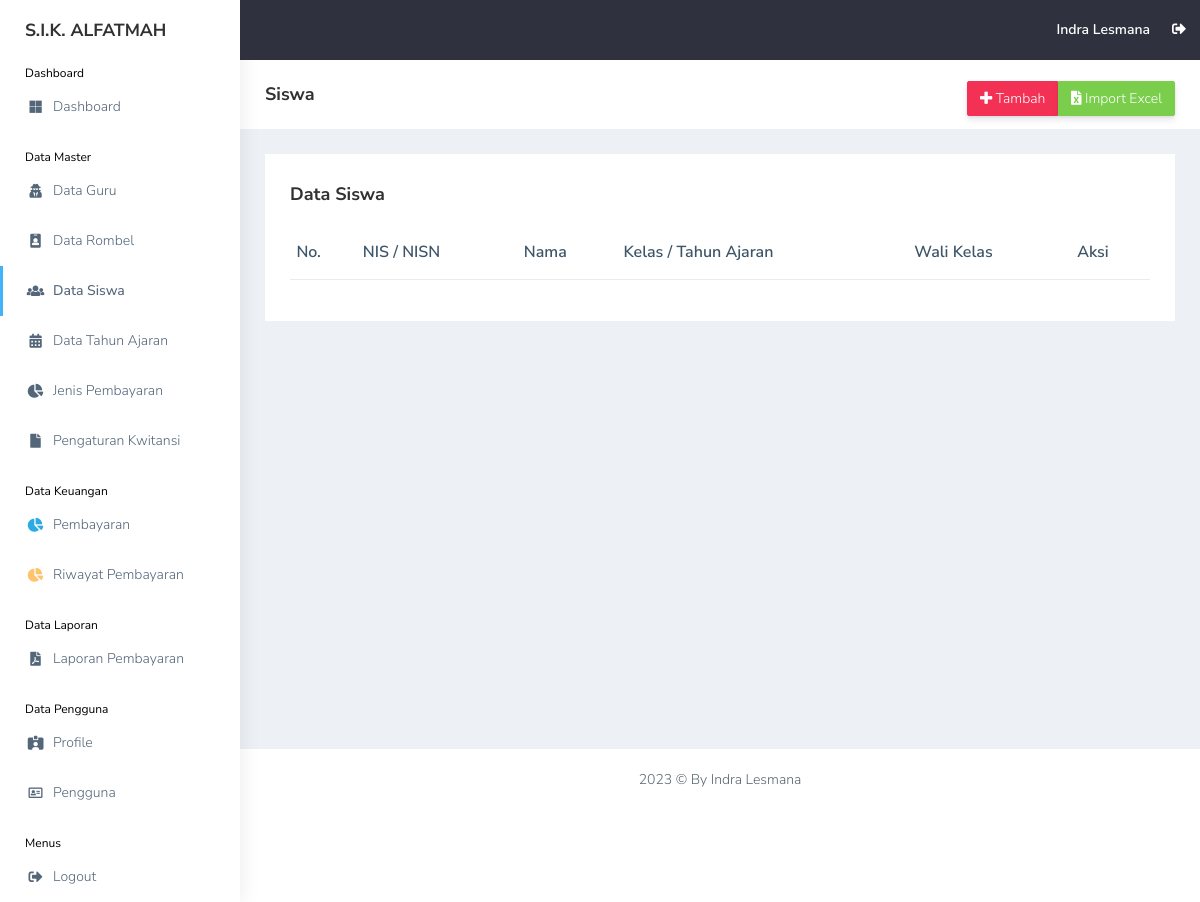
Page /view_master/siswa.php (signed in) on the earlier database version.
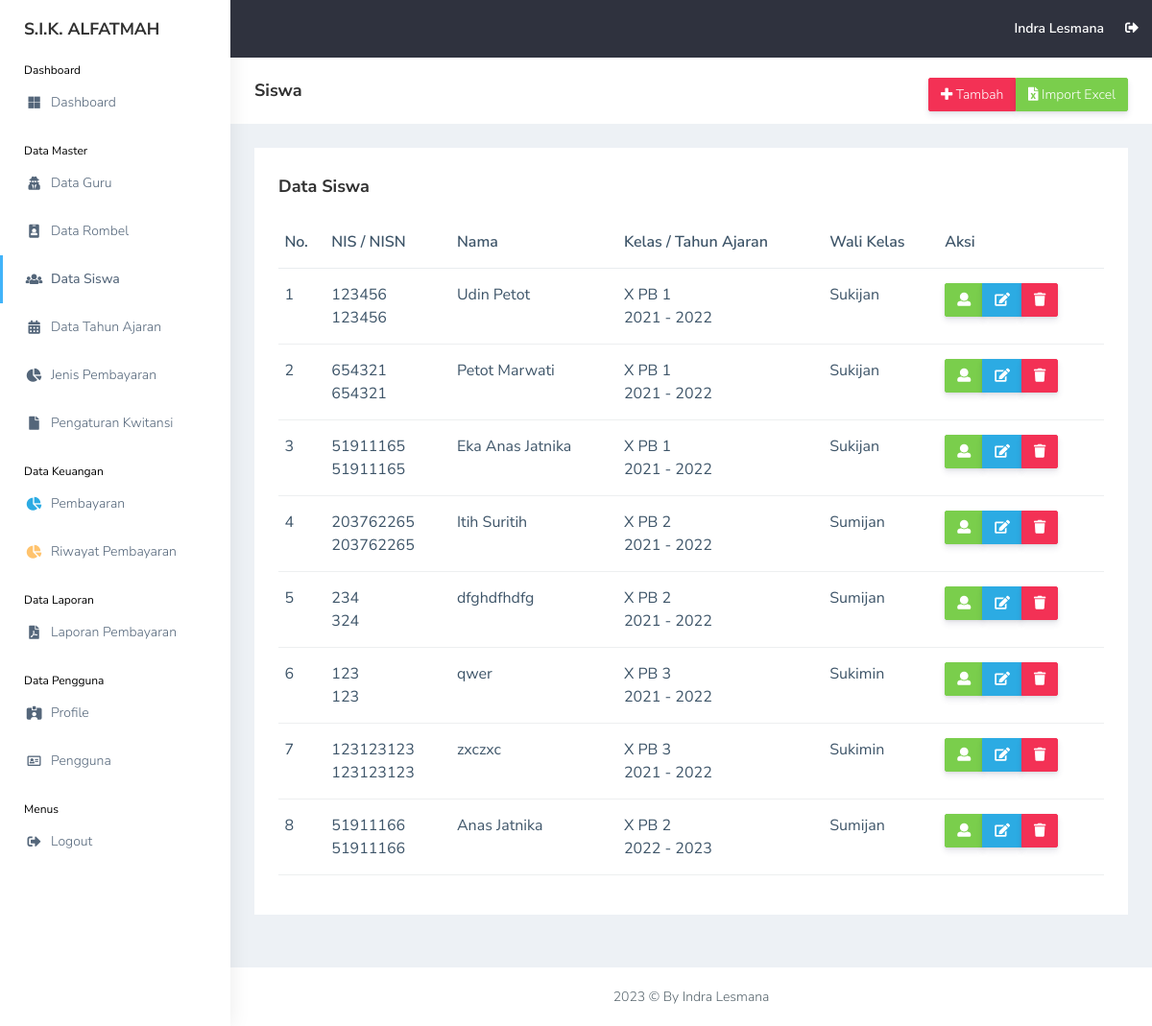
Same page on the later database version.
### tables this page shows
CREATE TABLE `users` (
  `id_user` int(11) NOT NULL,
  `nama` varchar(255) NOT NULL,
  `username` varchar(255) NOT NULL,
  `email` varchar(255) NOT NULL,
  `password` varchar(255) NOT NULL,
  `image` varchar(255) NOT NULL,
  `role_id` int(11) NOT NULL,
  `date_created` date NOT NULL,
  `is_active` int(11) NOT NULL
);

CREATE TABLE `siswa` (
  `id_siswa` int(11) NOT NULL,
  `nis` int(11) NOT NULL,
  `nisn` int(11) NOT NULL,
  `nama_siswa` varchar(255) NOT NULL,
  `id_rombel` int(11) NOT NULL,
  `jk` varchar(20) NOT NULL,
  `alamat` text NOT NULL,
  `phone` varchar(20) NOT NULL,
  `username` varchar(255) NOT NULL,
  `password` varchar(255) NOT NULL,
  `gambar` varchar(255) NOT NULL,
  `id_tahun_ajaran` int(11) NOT NULL,
  `date_created` date NOT NULL,
  `is_active` int(11) NOT NULL
);

CREATE TABLE `rombel` (
  `id_rombel` int(11) NOT NULL,
  `rombel` varchar(255) NOT NULL,
  `id_guru` int(11) NOT NULL
);

CREATE TABLE `tahun_ajaran` (
  `id_tahun_ajaran` int(11) NOT NULL,
  `tahun_ajaran` varchar(50) NOT NULL
);

CREATE TABLE `guru` (
  `id_guru` int(11) NOT NULL,
  `nama_guru` varchar(255) NOT NULL,
  `mapel` varchar(255) NOT NULL,
  `date_created` date NOT NULL,
  `is_active` int(11) NOT NULL
);

### functions.php (called while the page is built, shortened)
<?php
$conn = mysqli_connect("localhost", "root", "", "db_sika");
function query($query)
{
    global $conn;
    $result = mysqli_query($conn, $query);
    $rows = [];
    while ($row = mysqli_fetch_assoc($result)) {
        $rows[] = $row;
    }
    return $rows;
}

### view_master/siswa.php (the view, shortened to what this page needs)
<?php
include "../templates/header.php";
$siswa = query(
    "SELECT * FROM siswa
    INNER JOIN rombel ON rombel.id_rombel = siswa.id_rombel
    INNER JOIN tahun_ajaran ON tahun_ajaran.id_tahun_ajaran = siswa.id_tahun_ajaran
    INNER JOIN guru ON guru.id_guru = rombel.id_guru
    ORDER BY siswa.id_tahun_ajaran ASC, rombel.rombel ASC"
);
?>
<div class="page-breadcrumb bg-white">
    <div class="row align-items-center">
        <div class="col-lg-3 col-md-4 col-sm-4 col-xs-12">
            <h4 class="page-title">Siswa</h4>
        </div>
        <div class="col-lg-9 col-sm-8 col-md-8 col-xs-12">
            <div class="d-md-flex">
                <ol class="breadcrumb ms-auto">
                    <li>
                        <div class="btn-group btn-group-toggle" data-toggle="buttons">
                            <a href="siswa_add.php"
                                class="btn btn-danger  d-none d-md-block pull-right hidden-xs hidden-sm waves-effect waves-light text-white"><i
                                    class="fas fa-plus"></i> Tambah</a>
                            <a href="siswa_import.php"
                                class="btn btn-success  d-none d-md-block pull-right hidden-xs hidden-sm waves-effect waves-light text-white"><i
                                    class="fas fa-file-excel"></i> Import Excel</a>
                        </div>
                    </li>
                </ol>
            </div>
        </div>
    </div>
</div>
<div class="container-fluid">
    <div class="row">
        <div class="col-md-12 col-lg-12 col-sm-12">
            <div class="white-box">
                <div class="d-md-flex mb-3">
                    <h3 class="box-title mb-0">Data Siswa</h3>
                </div>
                <div class="table-responsive">
                    <table class="table no-wrap" id="data-table">
                        <thead>
                            <tr>
                                <th class="border-top-0">No.</th>
                                <th class="border-top-0">NIS / NISN</th>
                                <th class="border-top-0">Nama</th>
                                <th class="border-top-0">Kelas / Tahun Ajaran</th>
                                <th class="border-top-0">Wali Kelas</th>
                                <th class="border-top-0">Aksi</th>
                            </tr>
                        </thead>
                        <tbody>
                            <?php $i = 1; ?>
                            <?php foreach ($siswa as $s): ?>
                                <tr>
                                    <td>
                                        <?= $i; ?>
                                    </td>
                                    <td class="txt-oflo">
                                        <?= $s["nis"]; ?> <br>
                                        <?= $s["nisn"]; ?>
                                    </td>
                                    <td>
                                        <?= $s["nama_siswa"]; ?>
                                    </td>
                                    <td>
                                        <?= $s["rombel"]; ?>
                                        <br>
                                        <?= $s["tahun_ajaran"]; ?>
                                    </td>
                                    <td class="txt-oflo">
                                        <?= $s["nama_guru"]; ?>
                                    </td>
                                    <td>
                                        <div class="btn-group btn-group-toggle" data-toggle="buttons">
                                            <a href="siswa_detail.php?id_siswa=<?= $s["id_siswa"] ?>"
                                                class="btn btn-success text-white"><i class="fas fa-user"></i></a>
                                            <a href="siswa_edit.php?id_siswa=<?= $s["id_siswa"] ?>"
                                                class="btn btn-info text-white"><i class="fas fa-edit"></i></a>
                                            <a href="siswa_delete.php?id_siswa=<?= $s["id_siswa"] ?>"
                                                class="btn btn-danger text-white"
                                                onclick="return confirm('Yakin ingin menghapus <?= $s['nama_siswa']; ?>?');"><i
                                                    class="fas fa-trash"></i></a>
                                        </div>
                                    </td>
                                </tr>
                                <?php $i++; ?>
                            <?php endforeach; ?>
                        </tbody>
                    </table>
                </div>
            </div>
        </div>
    </div>
</div>
<?php
include "../templates/footer.php";
?>

### templates/header.php (shortened to what this page needs)
<?php
require "../functions.php";
$id = $_SESSION['id'];
$user = query(
    "SELECT * FROM users
    INNER JOIN users_role ON users.role_id = users_role.id_role
    WHERE id_user = $id"
)[0];
?>
<!DOCTYPE html>
<html dir="ltr" lang="en">
<head>
    <link rel="stylesheet"
        href="../assets/plugins/bower_components/chartist-plugin-tooltips/dist/chartist-plugin-tooltip.css">
    <link rel="stylesheet" href="../vendor/simple-datatables/style.css">
    <link href="../assets/css/style.min.css" rel="stylesheet">
</head>
<body>
    <div id="main-wrapper" data-layout="vertical" data-navbarbg="skin5" data-sidebartype="full"
        data-sidebar-position="absolute" data-header-position="absolute" data-boxed-layout="full">
        <?php
        include "../templates/topbar.php";
        include "../templates/sidebar.php";
        ?>
        <div class="page-wrapper">

### templates/topbar.php (shortened to what this page needs)
<header class="topbar" data-navbarbg="skin5">
    <nav class="navbar top-navbar navbar-expand-md navbar-dark">
        <div class="navbar-header" data-logobg="skin6">
            <a class="navbar-brand" href="#">
                <b class="logo-text text-dark">
                    S.I.K. ALFATMAH
                </b>
            </a>
        </div>
        <div class="navbar-collapse collapse" id="navbarSupportedContent" data-navbarbg="skin5">
            <ul class="navbar-nav ms-auto d-flex align-items-center">
                <li>
                    <a class="profile-pic" href="../view_pengguna/profile.php"><span class="text-white font-medium">
                            <?= $user["nama"]; ?>
                        </span></a>
                </li>
                <li><a href="../logout.php" class="mr-5 profile-pic"><i class="fas fa-sign-out-alt"
                            onclick="return confirm('Yakin ingin keluar dari aplikasi?');"></i></a></li>
            </ul>
        </div>
    </nav>
</header>

### templates/sidebar.php
<aside class="left-sidebar" data-sidebarbg="skin6">
    <div class="scroll-sidebar">
        <nav class="sidebar-nav">
            <ul id="sidebarnav">
                <li class="sidebar-header d-none d-lg-block">Dashboard</li>
                <li class="sidebar-item">
                    <a class="sidebar-link waves-effect waves-dark sidebar-link" href="../view_admin/dashboard.php"
                        aria-expanded="false">
                        <i class="fab fa-microsoft" aria-hidden="true"></i>
                        <span class="hide-menu">Dashboard</span>
                    </a>
                </li>
                <li class="sidebar-header d-none d-lg-block mt-3">Data Master</li>
                <li class="sidebar-item">
                    <a class="sidebar-link waves-effect waves-dark sidebar-link" href="../view_master/guru.php"
                        aria-expanded="false">
                        <i class="fas fa-user-secret" aria-hidden="true"></i>
                        <span class="hide-menu">Data Guru</span>
                    </a>
                </li>
                <li class="sidebar-item">
                    <a class="sidebar-link waves-effect waves-dark sidebar-link" href="../view_master/rombel.php"
                        aria-expanded="false">
                        <i class=" fas fa-id-badge" aria-hidden="true"></i>
                        <span class="hide-menu">Data Rombel</span>
                    </a>
                </li>
                <li class="sidebar-item">
                    <a class="sidebar-link waves-effect waves-dark sidebar-link" href="../view_master/siswa.php"
                        aria-expanded="false">
                        <i class="fas fa-users" aria-hidden="true"></i>
                        <span class="hide-menu">Data Siswa</span>
                    </a>
                </li>
                <li class="sidebar-item">
                    <a class="sidebar-link waves-effect waves-dark sidebar-link" href="../view_master/tahun_ajaran.php"
                        aria-expanded="false">
                        <i class="fas fa-calendar-alt" aria-hidden="true"></i>
                        <span class="hide-menu">Data Tahun Ajaran</span>
                    </a>
                </li>
                <li class="sidebar-item">
                    <a class="sidebar-link waves-effect waves-dark sidebar-link" href="../view_master/pembayaran.php"
                        aria-expanded="false">
                        <i class="fas fa-chart-pie" aria-hidden="true"></i>
                        <span class="hide-menu">Jenis Pembayaran</span>
                    </a>
                </li>
                <li class="sidebar-item">
                    <a class="sidebar-link waves-effect waves-dark sidebar-link" href="../view_master/kwitansi.php"
                        aria-expanded="false">
                        <i class="fas fa-file" aria-hidden="true"></i>
                        <span class="hide-menu">Pengaturan Kwitansi</span>
                    </a>
                </li>
                <li class="sidebar-header d-none d-lg-block mt-3">Data Keuangan</li>
                <li class="sidebar-item">
                    <a class="sidebar-link waves-effect waves-dark sidebar-link"
                        href="../view_pembayaran/pembayaran_add.php" aria-expanded="false">
                        <i class="fas fa-chart-pie text-info" aria-hidden="true"></i>
                        <span class="hide-menu">Pembayaran</span>
                    </a>
                </li>
                <li class="sidebar-item">
                    <a class="sidebar-link waves-effect waves-dark sidebar-link" href="../view_pembayaran/riwayat.php"
                        aria-expanded="false">
                        <i class="fas fa-chart-pie text-warning" aria-hidden="true"></i>
                        <span class="hide-menu">Riwayat Pembayaran</span>
                    </a>
                </li>
                <li class="sidebar-header d-none d-lg-block mt-3">Data Laporan</li>
                <li class="sidebar-item">
                    <a class="sidebar-link waves-effect waves-dark sidebar-link" href="../view_laporan/laporan.php"
                        aria-expanded="false">
                        <i class="fas fa-file-pdf" aria-hidde n="true"></i>
                        <span class="hide-menu">Laporan Pembayaran</span>
                    </a>
                </li>
                <li class="sidebar-header d-none d-lg-block mt-3">Data Pengguna</li>
                <li class="sidebar-item">
                    <a class="sidebar-link waves-effect waves-dark sidebar-link" href="../view_pengguna/profile.php"
                        aria-expanded="false">
                        <i class="fas fa-id-card-alt" aria-hidden="true"></i>
                        <span class="hide-menu">Profile</span>
                    </a>
                </li>
                <li class="sidebar-item">
                    <a class="sidebar-link waves-effect waves-dark sidebar-link" href="../view_pengguna/pengguna.php"
                        aria-expanded="false">
                        <i class="far fa-address-card" aria-hidden="true"></i>
                        <span class="hide-menu">Pengguna</span>
                    </a>
                </li>
                <li class="sidebar-header d-none d-lg-block mt-3">Menus</li>
                <li class="sidebar-item">
                    <a class="sidebar-link waves-effect waves-dark sidebar-link" href="../logout.php"
                        aria-expanded="false" onclick="return confirm('Yakin ingin keluar dari aplikasi?');">
                        <i class="fas fa-sign-out-alt" aria-hidden="true"></i>
                        <span class="hide-menu">Logout</span>
                    </a>
                </li>
            </ul>
        </nav>
    </div>
</aside>

### templates/footer.php (shortened to what this page needs)
<footer class="footer text-center">
    <?= date("Y"); ?> © By Indra Lesmana
</footer>
</div>
</div>
</body>
</html>

### templates/header.php (style rules this page uses)
.sidebar-header { width: 100%; position: relative; padding-left: 25px; color: #000; font-size: 12px; }

Differences in the rows shown:
now on this page (row edited): siswa: nis "123456", nisn "123456", nama_siswa "Udin Petot", id_rombel.rombel "X PB 1", id_tahun_ajaran.tahun_ajaran "2021 - 2022", guru.nama_guru "Sukijan"
now on this page (row edited): siswa: nis "654321", nisn "654321", nama_siswa "Petot Marwati", id_rombel.rombel "X PB 1", id_tahun_ajaran.tahun_ajaran "2021 - 2022", guru.nama_guru "Sukijan"
added siswa: nis "51911165", nisn "51911165", nama_siswa "Eka Anas Jatnika", id_rombel.rombel "X PB 1", id_tahun_ajaran.tahun_ajaran "2021 - 2022", guru.nama_guru "Sukijan"
now on this page (row edited): siswa: nis "203762265", nisn "203762265", nama_siswa "Itih Suritih", id_rombel.rombel "X PB 2", id_tahun_ajaran.tahun_ajaran "2021 - 2022", guru.nama_guru "Sumijan"
added siswa: nis "234", nisn "324", nama_siswa "dfghdfhdfg", id_rombel.rombel "X PB 2", id_tahun_ajaran.tahun_ajaran "2021 - 2022", guru.nama_guru "Sumijan"
added siswa: nis "123", nisn "123", nama_siswa "qwer", id_rombel.rombel "X PB 3", id_tahun_ajaran.tahun_ajaran "2021 - 2022", guru.nama_guru "Sukimin"
added siswa: nis "123123123", nisn "123123123", nama_siswa "zxczxc", id_rombel.rombel "X PB 3", id_tahun_ajaran.tahun_ajaran "2021 - 2022", guru.nama_guru "Sukimin"
added siswa: nis "51911166", nisn "51911166", nama_siswa "Anas Jatnika", id_rombel.rombel "X PB 2", id_tahun_ajaran.tahun_ajaran "2022 - 2023", guru.nama_guru "Sumijan"
